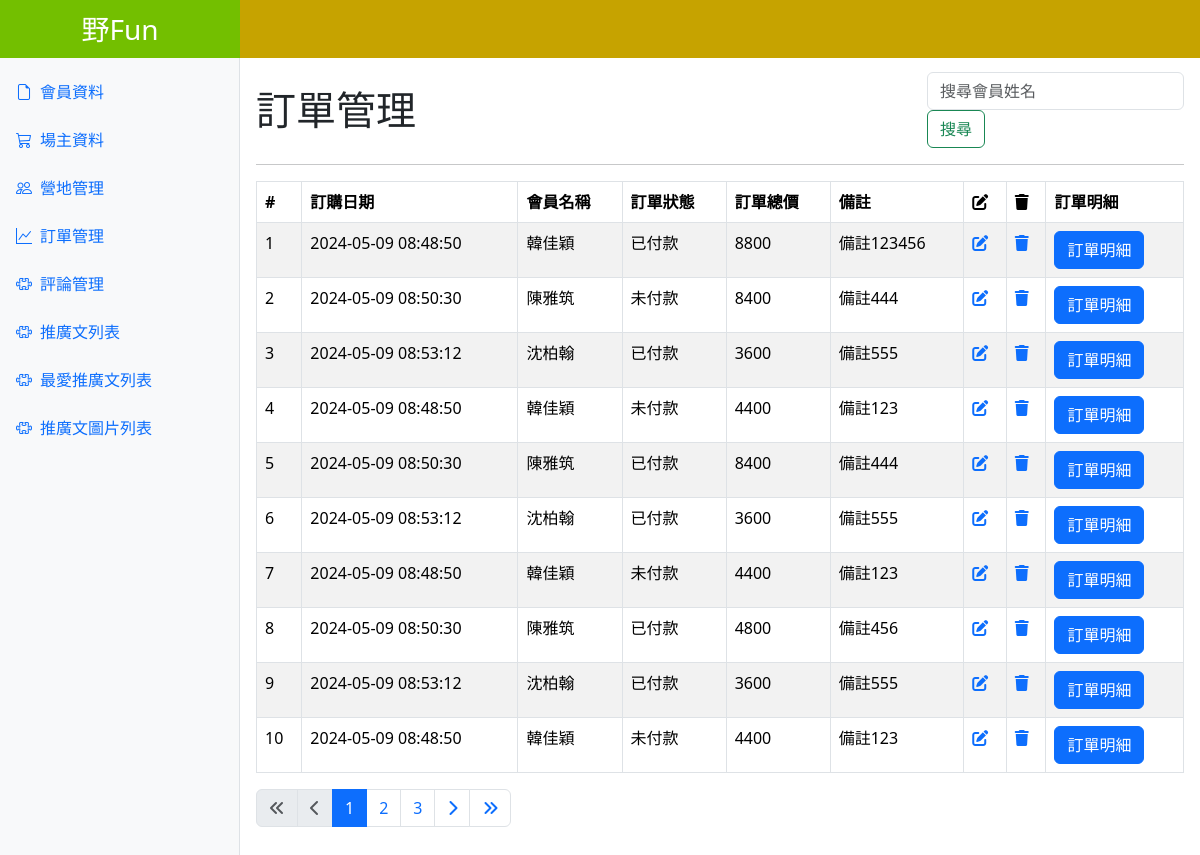
The page /orders-admin.php on the database its author committed.
### tables this page shows
CREATE TABLE `orders` (
  `id` int NOT NULL,
  `customer_id` int NOT NULL,
  `store_id` int NOT NULL,
  `room_campsite_id` int NOT NULL,
  `coupon_id` int NOT NULL,
  `order_date` timestamp NOT NULL DEFAULT CURRENT_TIMESTAMP,
  `checkin_date` date NOT NULL,
  `checkout_date` date NOT NULL,
  `guests` int NOT NULL,
  `total_day` int NOT NULL,
  `total_price` int NOT NULL,
  `payment_status` varchar(50) NOT NULL,
  `credit_card` varchar(50) NOT NULL,
  `note` varchar(500) NOT NULL
);

CREATE TABLE `customers` (
  `id` int NOT NULL,
  `email` varchar(100) NOT NULL,
  `password` varchar(255) NOT NULL,
  `name` varchar(100) DEFAULT NULL,
  `phone` varchar(15) DEFAULT NULL,
  `gender` varchar(10) DEFAULT NULL,
  `birthday` date DEFAULT NULL,
  `address` varchar(255) DEFAULT NULL,
  `introduction` varchar(1000) DEFAULT NULL,
  `id_card` varchar(20) DEFAULT NULL,
  `created_at` datetime NOT NULL
);

### orders-admin.php (the view, shortened to what this page needs)
<?php
require __DIR__ . "./config/pdo-connect.php";
$perPage = 10;
$page = isset($_GET["page"]) ? intval($_GET["page"]) : 1;
$searchCondition = '';
$t_sql = "SELECT COUNT(*) FROM orders
          JOIN customers ON orders.customer_id = customers.id".$searchCondition;
$totalRows = $pdo->query($t_sql)->fetch(PDO::FETCH_NUM)[0];
if ($totalRows > 0) {
  $totalPages = ceil($totalRows / $perPage);
  $sql = "SELECT
  orders.id AS orders_id,
  order_date,
  payment_status,
  credit_card,
  note,
  checkin_date,
  checkout_date,
  guests,
  total_day,
  total_price,
  rooms_campsites.name AS rooms_campsites_name,
  normal_price,
  stores.name AS stores_name,
  customers.name AS customers_name
FROM
  orders
JOIN rooms_campsites ON orders.room_campsite_id = rooms_campsites.rooms_campsites_id
JOIN stores ON orders.store_id = stores.stores_id
JOIN customers ON orders.customer_id = customers.id" . $searchCondition . "
ORDER BY
  orders_id
  LIMIT " . ($page - 1) * $perPage . ", " . $perPage;
  $rows5 = $pdo->query($sql)->fetchAll();
}
?>
<?php include __DIR__ . "/parts/html-head.php" ?>
<?php include __DIR__ . "/parts/navbar.php" ?>
<main class="main-content p-3">
  <div class="d-flex justify-content-between align-items-center">
    <h1 class="m-0">訂單管理</h1>
    <form class="form-inline" method="GET" action="">
      <input class="form-control mr-sm-2" type="search" placeholder="搜尋會員姓名" aria-label="搜尋" name="search">
      <button class="btn btn-outline-success my-2 my-sm-0" type="submit">搜尋</button>
    </form>
  </div>
  <hr />
  <table class="table table-bordered table-striped">
    <thead>
      <tr>
        <th>#</th>
        <th>訂購日期</th>
        <th>會員名稱</th>
        <th>訂單狀態</th>
        <th>訂單總價</th>
        <th>備註</th>
        <th><i class="fa-solid fa-pen-to-square"></i></th>
        <th><i class="fa-solid fa-trash"></i></th>
        <th>訂單明細</th>
      </tr>
    </thead>
    <tbody>
      <?php foreach ($rows5 as $r5) : ?>
        <tr>
          <td><?= $r5["orders_id"] ?></td>
          <td><?= $r5["order_date"] ?></td>
          <td><?= $r5["customers_name"] ?></td>
          <td><?= $r5["payment_status"] ?></td>
          <td><?= $r5["total_price"] ?></td>
          <td><?= htmlentities($r5["note"]) ?></td>
          <td>
            <a href="orders-edit.php?id=<?= $r5["orders_id"] ?>">
              <i class="fa-solid fa-pen-to-square"></i>
            </a>
          </td>
          <td>
            <a href="javascript: deleteOrder(<?= $r5["orders_id"] ?>)">
              <i class="fa-solid fa-trash"></i>
            </a>
          </td>
          <td><a href="orders-detail.php?id=<?= $r5["orders_id"] ?>" type="button" class="btn btn-primary">訂單明細</a></td>
        </tr>
      <?php endforeach; ?>
    </tbody>
  </table>
  <div>
    <nav aria-label="Page navigation example">
      <ul class="pagination">
        <li class="page-item <?= $page == 1 ? 'disabled' : '' ?>">
          <a class="page-link" href="?page=1"><i class="fa-solid fa-angles-left"></i></a>
        </li>
        <li class="page-item <?= $page == 1 ? 'disabled' : '' ?>">
          <a class="page-link" href="?page=<?= $page - 1 ?>"><i class="fa-solid fa-chevron-left"></i></a>
        </li>
        <?php for ($i = $page - 2; $i <= $page + 2; $i++) :
          if ($i >= 1 and $i <= $totalPages) :
        ?>
            <li class="page-item <?= $page == $i ? 'active' : '' ?>">
              <a class="page-link" href="?page=<?= $i ?>"><?= $i ?></a>
            </li>
        <?php endif;
        endfor; ?>
        <li class="page-item <?= $page == $totalPages ? 'disabled' : '' ?>">
          <a class="page-link" href="?page=<?= $page + 1 ?>"><i class="fa-solid fa-chevron-right"></i></a>
        </li>
        <li class="page-item <?= $page == $totalPages ? 'disabled' : '' ?>">
          <a class="page-link" href="?page=<?= $totalPages ?>"><i class="fa-solid fa-angles-right"></i></a>
        </li>
      </ul>
    </nav>
  </div>
</main>
<?php include __DIR__ . "/parts/html-foot.php" ?>

### parts/html-head.php (style rules this page uses)
:root { --aside-width: 240px; --page-top: 56px; }
.main-content { margin: var(--page-top) 0 0 var(--aside-width); }

### rows shown on the page
orders: id "1", order_date "2024-05-09 08:48:50", customer.name "韓佳穎", payment_status "已付款", total_price "8800", note "備註123456"
orders: id "2", order_date "2024-05-09 08:50:30", customer.name "陳雅筑", payment_status "未付款", total_price "8400", note "備註444"
orders: id "3", order_date "2024-05-09 08:53:12", customer.name "沈柏翰", payment_status "已付款", total_price "3600", note "備註555"
orders: id "4", order_date "2024-05-09 08:48:50", customer.name "韓佳穎", payment_status "未付款", total_price "4400", note "備註123"
orders: id "5", order_date "2024-05-09 08:50:30", customer.name "陳雅筑", payment_status "已付款", total_price "8400", note "備註444"
orders: id "6", order_date "2024-05-09 08:53:12", customer.name "沈柏翰", payment_status "已付款", total_price "3600", note "備註555"
orders: id "7", order_date "2024-05-09 08:48:50", customer.name "韓佳穎", payment_status "未付款", total_price "4400", note "備註123"
orders: id "8", order_date "2024-05-09 08:50:30", customer.name "陳雅筑", payment_status "已付款", total_price "4800", note "備註456"
orders: id "9", order_date "2024-05-09 08:53:12", customer.name "沈柏翰", payment_status "已付款", total_price "3600", note "備註555"
orders: id "10", order_date "2024-05-09 08:48:50", customer.name "韓佳穎", payment_status "未付款", total_price "4400", note "備註123"
